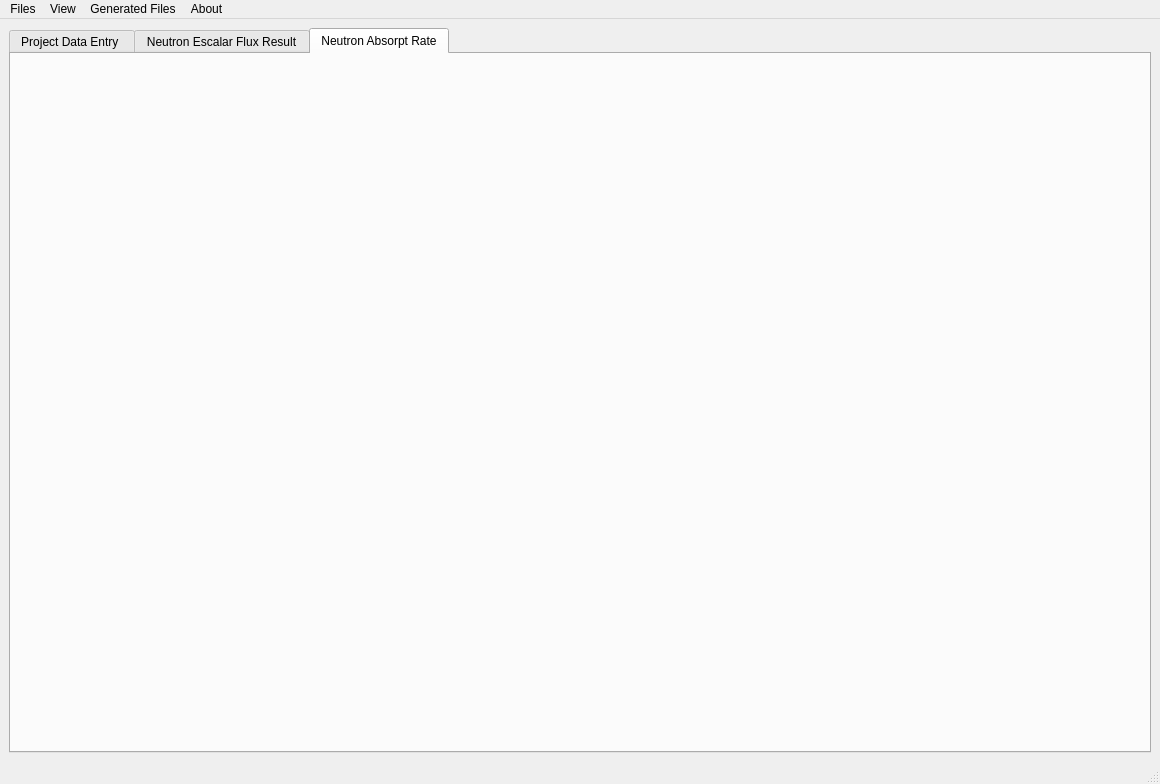
<?xml version="1.0" encoding="UTF-8"?>
<ui version="4.0">
 <class>MainWindow</class>
 <widget class="QMainWindow" name="MainWindow">
  <property name="geometry">
   <rect>
    <x>0</x>
    <y>0</y>
    <width>1160</width>
    <height>784</height>
   </rect>
  </property>
  <property name="windowTitle">
   <string>Neutron Scalar Flux Calculator</string>
  </property>
  <widget class="QWidget" name="centralwidget">
   <layout class="QGridLayout" name="gridLayout_2">
    <item row="0" column="0">
     <widget class="QTabWidget" name="tabWidget">
      <property name="currentIndex">
       <number>2</number>
      </property>
      <widget class="QWidget" name="tabInputData">
       <attribute name="title">
        <string>Project Data Entry </string>
       </attribute>
       <layout class="QGridLayout" name="gridLayout">
        <item row="0" column="0">
         <widget class="RegionInputData" name="widgetRegion" native="true"/>
        </item>
       </layout>
      </widget>
      <widget class="QWidget" name="tab">
       <attribute name="title">
        <string>Neutron Escalar Flux Result</string>
       </attribute>
       <layout class="QGridLayout" name="gridLayout_6">
        <item row="0" column="0">
         <widget class="NeutronAnalysisChartWidget" name="widgetNeutronScalarFlux" native="true"/>
        </item>
       </layout>
      </widget>
      <widget class="QWidget" name="tab_2">
       <attribute name="title">
        <string>Neutron Absorpt Rate</string>
       </attribute>
       <layout class="QGridLayout" name="gridLayout_7">
        <item row="0" column="0">
         <widget class="NeutronAnalysisChartWidget" name="widgetNeutronAbsorpt" native="true"/>
        </item>
       </layout>
      </widget>
     </widget>
    </item>
   </layout>
  </widget>
  <widget class="QMenuBar" name="menubar">
   <property name="geometry">
    <rect>
     <x>0</x>
     <y>0</y>
     <width>1160</width>
     <height>23</height>
    </rect>
   </property>
   <widget class="QMenu" name="menuFiles">
    <property name="title">
     <string>Files</string>
    </property>
    <addaction name="actionOpen_Project"/>
    <addaction name="actionSave_Project"/>
   </widget>
   <widget class="QMenu" name="menuStyles">
    <property name="title">
     <string>View</string>
    </property>
    <addaction name="separator"/>
    <addaction name="actionScreenMode"/>
    <addaction name="separator"/>
    <addaction name="actionPalette"/>
    <addaction name="actionFont"/>
   </widget>
   <widget class="QMenu" name="menuAbout">
    <property name="title">
     <string>About</string>
    </property>
    <addaction name="actionThe_app"/>
   </widget>
   <widget class="QMenu" name="menuGenerated_Files">
    <property name="title">
     <string>Generated Files</string>
    </property>
    <widget class="QMenu" name="menuOpen">
     <property name="title">
      <string>Open</string>
     </property>
     <addaction name="actionAbsorption_Cross_Section"/>
     <addaction name="actionScattering_Cross_Section"/>
     <addaction name="actionScalar_Flux"/>
     <addaction name="actionAbsorption_Rate"/>
     <addaction name="actionAbsorption_Rate_Per_Node"/>
     <addaction name="actionAverage_Neutron_Flux_Per_Region"/>
    </widget>
    <addaction name="menuOpen"/>
   </widget>
   <addaction name="menuFiles"/>
   <addaction name="menuStyles"/>
   <addaction name="menuGenerated_Files"/>
   <addaction name="menuAbout"/>
  </widget>
  <widget class="QStatusBar" name="statusbar"/>
  <action name="actionScreenMode">
   <property name="text">
    <string>Full Screen</string>
   </property>
   <property name="shortcut">
    <string>F1</string>
   </property>
  </action>
  <action name="actionPalette">
   <property name="text">
    <string>Color scheme to Light</string>
   </property>
  </action>
  <action name="actionOpen_Project">
   <property name="text">
    <string>Open Project</string>
   </property>
   <property name="shortcut">
    <string>Ctrl+O</string>
   </property>
  </action>
  <action name="actionSave_Project">
   <property name="text">
    <string>Save Project</string>
   </property>
   <property name="shortcut">
    <string>Ctrl+S</string>
   </property>
  </action>
  <action name="actionFont">
   <property name="text">
    <string>Font</string>
   </property>
  </action>
  <action name="actionThe_app">
   <property name="text">
    <string>The App</string>
   </property>
  </action>
  <action name="actionAbsorption_Cross_Section">
   <property name="text">
    <string>Absorption Cross Section</string>
   </property>
  </action>
  <action name="actionScattering_Cross_Section">
   <property name="text">
    <string>Scattering Cross Section</string>
   </property>
  </action>
  <action name="actionScalar_Flux">
   <property name="text">
    <string>Scalar_Flux</string>
   </property>
  </action>
  <action name="actionAbsorption_Rate">
   <property name="text">
    <string>Absorption_Rate</string>
   </property>
  </action>
  <action name="actionAbsorption_Rate_Per_Node">
   <property name="text">
    <string>Absorption_Rate_Per_Node</string>
   </property>
  </action>
  <action name="actionAverage_Neutron_Flux_Per_Region">
   <property name="text">
    <string>Average_Neutron_Flux_Per_Region</string>
   </property>
  </action>
 </widget>
 <customwidgets>
  <customwidget>
   <class>RegionInputData</class>
   <extends>QWidget</extends>
   <header>RegionInputData.h</header>
   <container>1</container>
  </customwidget>
  <customwidget>
   <class>NeutronAnalysisChartWidget</class>
   <extends>QWidget</extends>
   <header location="global">NeutronAnalysisChartWidget.h</header>
   <container>1</container>
  </customwidget>
 </customwidgets>
 <resources/>
 <connections/>
</ui>
